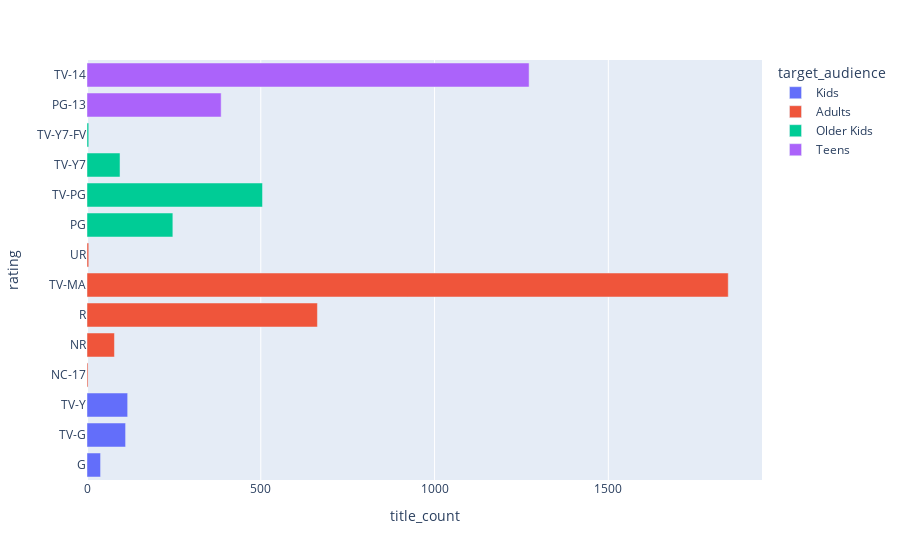

Notebook cell for this chart:
### Markdown cell above
## Most common ratings
Which is the main audience on netflix? The graph below suggests that Netflix content caters mostly to mature audiences and also teenagers.

### Code cell
ratings = neda.splitAndSummarize(netflix["rating"], "rating")
viz.targetAudienceCounts(netflix).show()

### Figure 1 — Plotly figure (JSON) as saved in the notebook; plotly's stock layout.template omitted (floating-point values rounded to 4 significant figures)
{"data": [{"alignmentgroup": "True", "hovertemplate": "target_audience=Kids<br>title_count=%{x}<br>rating=%{y}<extra></extra>", "legendgroup": "Kids", "marker": {"color": "#636efa"}, "name": "Kids", "offsetgroup": "Kids", "orientation": "h", "showlegend": true, "textposition": "auto", "type": "bar", "x": [39, 111, 117], "xaxis": "x", "y": ["G", "TV-G", "TV-Y"], "yaxis": "y"}, {"alignmentgroup": "True", "hovertemplate": "target_audience=Adults<br>title_count=%{x}<br>rating=%{y}<extra></extra>", "legendgroup": "Adults", "marker": {"color": "#EF553B"}, "name": "Adults", "offsetgroup": "Adults", "orientation": "h", "showlegend": true, "textposition": "auto", "type": "bar", "x": [3, 79, 663, 1845, 5], "xaxis": "x", "y": ["NC-17", "NR", "R", "TV-MA", "UR"], "yaxis": "y"}, {"alignmentgroup": "True", "hovertemplate": "target_audience=Older Kids<br>title_count=%{x}<br>rating=%{y}<extra></extra>", "legendgroup": "Older Kids", "marker": {"color": "#00cc96"}, "name": "Older Kids", "offsetgroup": "Older Kids", "orientation": "h", "showlegend": true, "textposition": "auto", "type": "bar", "x": [247, 505, 95, 5], "xaxis": "x", "y": ["PG", "TV-PG", "TV-Y7", "TV-Y7-FV"], "yaxis": "y"}, {"alignmentgroup": "True", "hovertemplate": "target_audience=Teens<br>title_count=%{x}<br>rating=%{y}<extra></extra>", "legendgroup": "Teens", "marker": {"color": "#ab63fa"}, "name": "Teens", "offsetgroup": "Teens", "orientation": "h", "showlegend": true, "textposition": "auto", "type": "bar", "x": [386, 1272], "xaxis": "x", "y": ["PG-13", "TV-14"], "yaxis": "y"}], "layout": {"barmode": "relative", "legend": {"title": {"text": "target_audience"}, "tracegroupgap": 0}, "margin": {"t": 60}, "xaxis": {"anchor": "y", "domain": [0, 1], "title": {"text": "title_count"}}, "yaxis": {"anchor": "x", "domain": [0, 1], "title": {"text": "rating"}}}}
